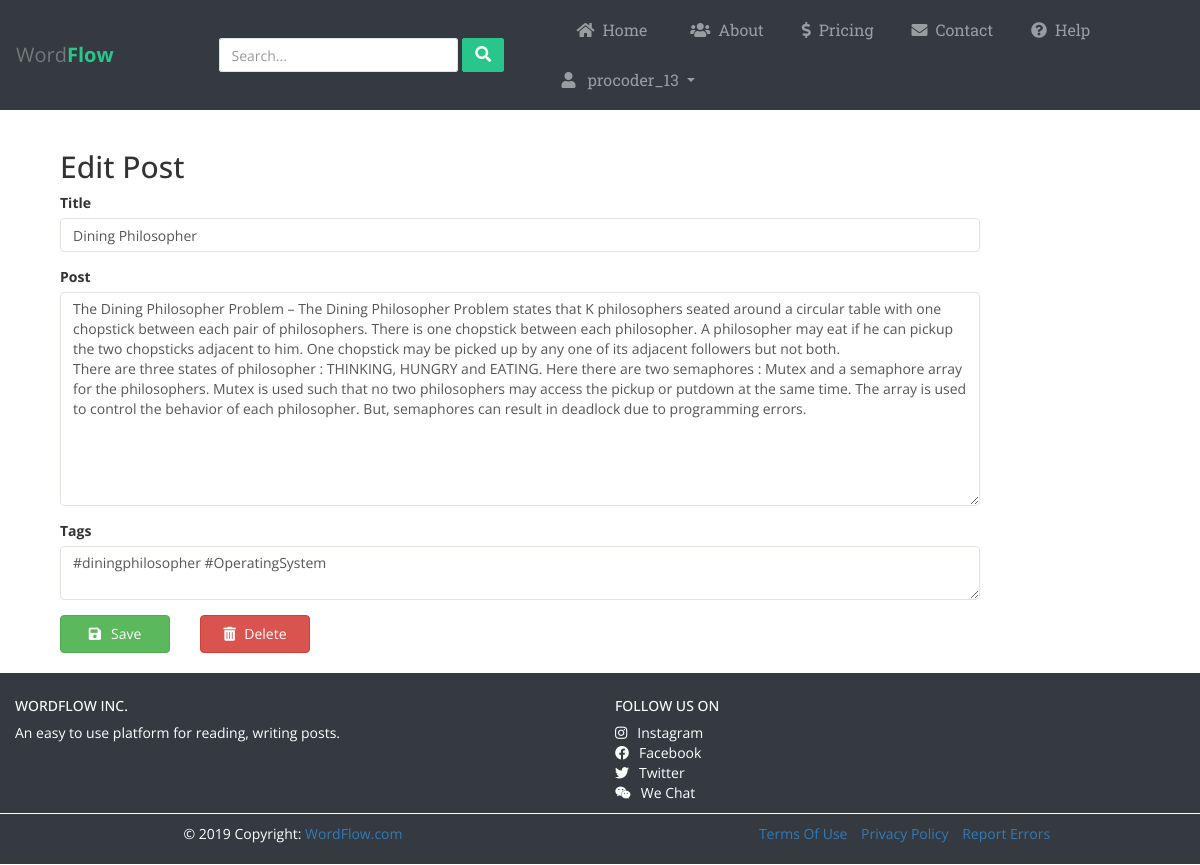
The page /procoder_13/edit/2 (signed in) on the database its author committed.
### app.py (models this page shows)
class Post(db.Model):
	pid = db.Column(db.Integer, primary_key=True)
	title= db.Column(db.String(80), nullable=False)
	author = db.Column(db.String(40), nullable=False)
	content = db.Column(db.String(100), nullable=False)
	created_on = db.Column(db.DateTime, nullable=False)
	last_updated = db.Column(db.DateTime, nullable=False)
	tags = db.Column(db.String(50), nullable=False)

### app.py (the view)
@app.route('/<user>/edit/<int:pid>', methods=['POST', 'GET'])
@is_logged_in
def editPost(user,pid):
	form = ArticleForm(request.form)
	if request.method == 'POST' and form.validate():
		title = request.form["title"]
		content = request.form["content"]
		tags = request.form["tags"]
		post = Post.query.filter_by(pid=pid).first()
		post.title = title
		post.content = content
		post.tags = tags
		post.last_updated = datetime.datetime.utcnow()
		db.session.commit()
		flash('Post edited succesfully', category='success')
		return render_template('edit.html',username=user, form=form, post=post, logged_in=True)
	elif request.method=='GET':
		post = Post.query.filter_by(pid=pid).first()
		form.content.data = post.content
		form.tags.data = post.tags
		return render_template('edit.html', form=form, post=post, username=user, logged_in=True)

### app.py
class ArticleForm(Form):
	title = TextField('Title', [DataRequired(), validators.length(min=1, max=200)])
	content = TextAreaField('Post')
	tags = TextAreaField('Tags')

### app.py (called while the page is built)
def is_logged_in(f):
	@wraps(f)
	def wrap(*args, **kwargs):
		if 'logged_in' in session:
			return f(*args, **kwargs)
		else:
			flash('Unauthorized, Please Login !', category='danger')
			return redirect(url_for('home'))
	return wrap

### templates/edit.html (shortened to what this page needs)
{% extends "layout.html" %}
	{% from "formhelpers.html" import render_field %}
{% block content %}
<div class="container">
		{% from "formhelpers.html" import render_field %}
	<div class="wrapper">
	<form class="form-horizontal" role="form" method="POST"  enctype="multipart/form-data">
		<h2>Edit Post</h2>
		<div class="form-group">
			<div class="col-sm-10">
		    	{{ render_field(form.title, class_='form-control', value=post.title) }}
		   	</div>
		</div>
		<div class="form-group">
			<div class="col-sm-10">
		    	{{ render_field(form.content, class_='form-control', rows=10) }}
		   	</div>
		</div>
		<div class="form-group">
			<div class="col-sm-10">
		    	{{ render_field(form.tags, class_='form-control') }}
		   	</div>
		</div>
		<div class="row">
			<button type="submit" class="btn btn-success px-3 py-2 mx-4" style="width: 11rem;"><span class="pr-3"><i class="fas fa-save"></i></span>Save</button>
			<a href="/delete/{{post.pid}}" class="btn btn-danger px-3 mx-4" style="width: 11rem; padding: 0.8rem 0;"><span class="pr-2"><i class="fas fa-trash-alt"></i></span> Delete </a>
		</div>
	</form>
	</div>
</div>
{% endblock %}

### templates/formhelpers.html (shortened to what this page needs)
{% macro render_field(field) %}
  {{ field.label }} {{ field(**kwargs)|safe }}
{% endmacro %}

### static/stylesheets/layout.css (style rules this page uses)
body { margin: 0; padding: 0; box-sizing: border-box; font-family: 'Open Sans', sans-serif; overflow-x: hidden; }
.form-control { box-shadow: none; border-radius: 4px; border-color: #dfe3e8; }

### rows shown on the page
Post: title "Dining Philosopher", content "The Dining Philosopher Problem – The Dining Philosopher Problem states that K philosophers seated around a circular table with one chopstick between each pair of philosophers. There is one chopstick between each philosopher. A philosopher may eat if he can pickup the two chopsticks adjacent to him. One chopstick may be picked up by any one of its adjacent followers but not both. There are three states of philosopher : THINKING, HUNGRY and EATING. Here there are two semaphores : Mutex and a semaphore array for the philosophers. Mutex is used such that no two philosophers may access the pickup or putdown at the same time. The array is used to control the behavior of each philosopher. But,…", tags "#diningphilosopher #OperatingSystem"

### other values the page prints
{{ username }} "procoder_13"
{{ field.label }} "Title Post Tags"
